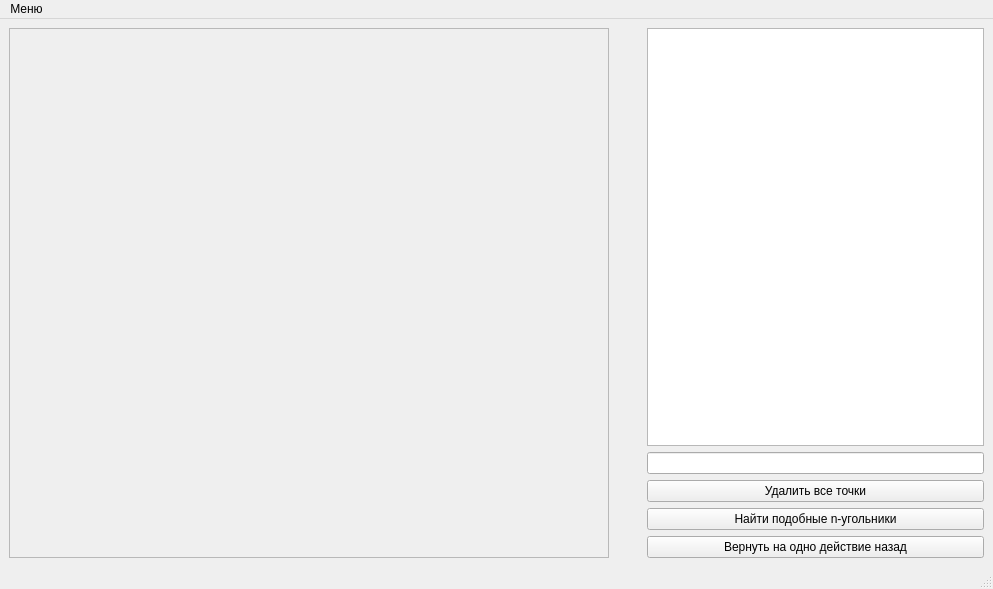
<?xml version="1.0" encoding="UTF-8"?>
<ui version="4.0">
 <class>MainWindow</class>
 <widget class="QMainWindow" name="MainWindow">
  <property name="geometry">
   <rect>
    <x>0</x>
    <y>0</y>
    <width>993</width>
    <height>589</height>
   </rect>
  </property>
  <property name="windowTitle">
   <string>MainWindow</string>
  </property>
  <widget class="QWidget" name="centralwidget">
   <layout class="QHBoxLayout" name="horizontalLayout_2">
    <item>
     <layout class="QHBoxLayout" name="horizontalLayout">
      <item>
       <widget class="Canvas" name="canvas">
        <property name="sizePolicy">
         <sizepolicy hsizetype="Expanding" vsizetype="Expanding">
          <horstretch>0</horstretch>
          <verstretch>0</verstretch>
         </sizepolicy>
        </property>
        <property name="minimumSize">
         <size>
          <width>600</width>
          <height>100</height>
         </size>
        </property>
        <property name="frameShape">
         <enum>QFrame::StyledPanel</enum>
        </property>
        <property name="frameShadow">
         <enum>QFrame::Raised</enum>
        </property>
       </widget>
      </item>
      <item>
       <spacer name="horizontalSpacer">
        <property name="orientation">
         <enum>Qt::Horizontal</enum>
        </property>
        <property name="sizeType">
         <enum>QSizePolicy::Fixed</enum>
        </property>
        <property name="sizeHint" stdset="0">
         <size>
          <width>32</width>
          <height>506</height>
         </size>
        </property>
       </spacer>
      </item>
      <item>
       <layout class="QGridLayout" name="gridLayout_2">
        <item row="3" column="0">
         <widget class="QPushButton" name="find_similar_polygons">
          <property name="text">
           <string>Найти подобные n-угольники</string>
          </property>
         </widget>
        </item>
        <item row="2" column="0">
         <widget class="QPushButton" name="delete_nodes">
          <property name="text">
           <string>Удалить все точки</string>
          </property>
         </widget>
        </item>
        <item row="0" column="0">
         <widget class="Table" name="table_nodes">
          <property name="minimumSize">
           <size>
            <width>200</width>
            <height>200</height>
           </size>
          </property>
         </widget>
        </item>
        <item row="1" column="0">
         <widget class="Input_line" name="input_line"/>
        </item>
        <item row="4" column="0">
         <widget class="QPushButton" name="revert_state_button">
          <property name="text">
           <string>Вернуть на одно действие назад</string>
          </property>
         </widget>
        </item>
       </layout>
      </item>
     </layout>
    </item>
   </layout>
  </widget>
  <widget class="QMenuBar" name="menubar">
   <property name="geometry">
    <rect>
     <x>0</x>
     <y>0</y>
     <width>993</width>
     <height>22</height>
    </rect>
   </property>
   <widget class="QMenu" name="menu">
    <property name="title">
     <string>Меню</string>
    </property>
    <addaction name="about_program"/>
    <addaction name="about_author"/>
   </widget>
   <addaction name="menu"/>
  </widget>
  <widget class="QStatusBar" name="statusbar"/>
  <action name="about_program">
   <property name="text">
    <string>О программе</string>
   </property>
  </action>
  <action name="about_author">
   <property name="text">
    <string>Об авторе</string>
   </property>
  </action>
 </widget>
 <customwidgets>
  <customwidget>
   <class>Canvas</class>
   <extends>QFrame</extends>
   <header location="global">canvas</header>
   <container>1</container>
  </customwidget>
  <customwidget>
   <class>Table</class>
   <extends>QListView</extends>
   <header>table_nodes</header>
  </customwidget>
  <customwidget>
   <class>Input_line</class>
   <extends>QLineEdit</extends>
   <header>input_line</header>
  </customwidget>
 </customwidgets>
 <resources/>
 <connections/>
</ui>
